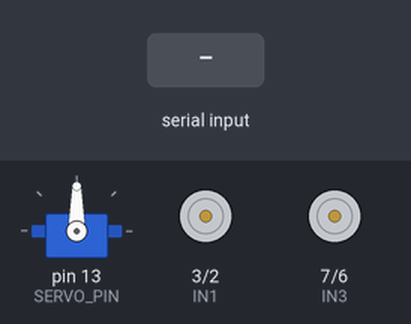
Simulated run of this sketch. Board: Arduino Uno, built with avr-gcc and run on an emulated ATmega328P. Parts: servo, motor-driver pin pairs drawn as motors (green arrow = first pin HIGH = forward, orange = second pin HIGH = backward, longer = more drive). The inputs (shaded band) are chosen by the test bench. The modem accepts every AT command (registered, SIM ready, sends succeed) and sends nothing else.

Above: at 1.2 s.
1.3 s: "Start" received over the second serial link
At 3.1 s:
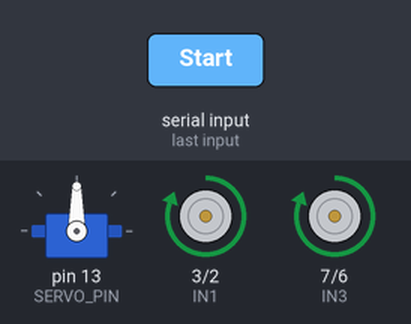
At 15.9 s:
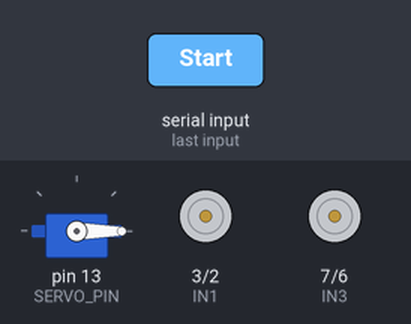
Timing chart, 0 to 16.8 s (numbered marks = the images above; inputs shaded):
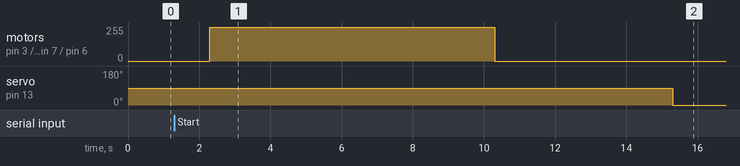

The sketch:

sketch_mar11a.ino
```cpp
#include <NeoSWSerial.h>
#include <Servo.h>

NeoSWSerial sim800(4, 5); // RX = D4, TX = D5 (GSM Module)
Servo leverServo;

#define IN1 3        // Left Motor Forward
#define IN2 2        // Left Motor Backward
#define IN3 7        // Right Motor Forward
#define IN4 6        // Right Motor Backward
#define SERVO_PIN 13 // Servo Motor Pin
#define SENSOR1 A2   // First Sensor Pin (pH Sensor)
#define SENSOR2 A3   // Second Sensor Pin (Moisture Sensor)

void setup() {
    Serial.begin(9600);
    sim800.begin(9600); // Initialize GSM Module Communication

    pinMode(IN1, OUTPUT);
    pinMode(IN2, OUTPUT);
    pinMode(IN3, OUTPUT);
    pinMode(IN4, OUTPUT);

    leverServo.attach(SERVO_PIN);
    stopMotors();
}

void loop() {
    if (sim800.available()) {
        String message = sim800.readString(); // Read incoming SMS

        if (message.indexOf("Start") != -1) {
            moveForward(); // Move robot forward for 8 seconds
            delay(8000);
            stopMotors();
            checkSensors();
        }
    }
}

void moveForward() {
    digitalWrite(IN1, HIGH);
    digitalWrite(IN2, LOW);
    digitalWrite(IN3, HIGH);
    digitalWrite(IN4, LOW);
}

void stopMotors() {
    digitalWrite(IN1, LOW);
    digitalWrite(IN2, LOW);
    digitalWrite(IN3, LOW);
    digitalWrite(IN4, LOW);
}

void checkSensors() {
    leverServo.write(90); // Move servo
    delay(5000);

    int phValue = analogRead(SENSOR1);
    int moistureValue = analogRead(SENSOR2);

    leverServo.write(0); // Move servo back to original position

    String result = "S:Lat:12.820030,Lng:80.039433,Sensor: " + String(phValue) + ", " + String(moistureValue);
    sendSMS(result);
}

void sendSMS(String message) {
    sim800.println("AT+CMGF=1"); // Set SMS mode
    delay(1000);
    sim800.println("AT+CMGS=\"+919840215374\""); // Set recipient number
    delay(1000);
    sim800.println(message);
    delay(1000);
    sim800.write(26); // End SMS with Ctrl+Z
    delay(1000);
}
```

Measured:
- after the input at 1.3 s, motor on pin 3 (IN1) / pin 2 (IN2), motor on pin 7 (IN3) / pin 6 (IN4): stopped → forward 255/255 after 1.0 s, → stopped 8.0 s later; servo on pin 13 (SERVO_PIN): 90° → 0° after 14.0 s
